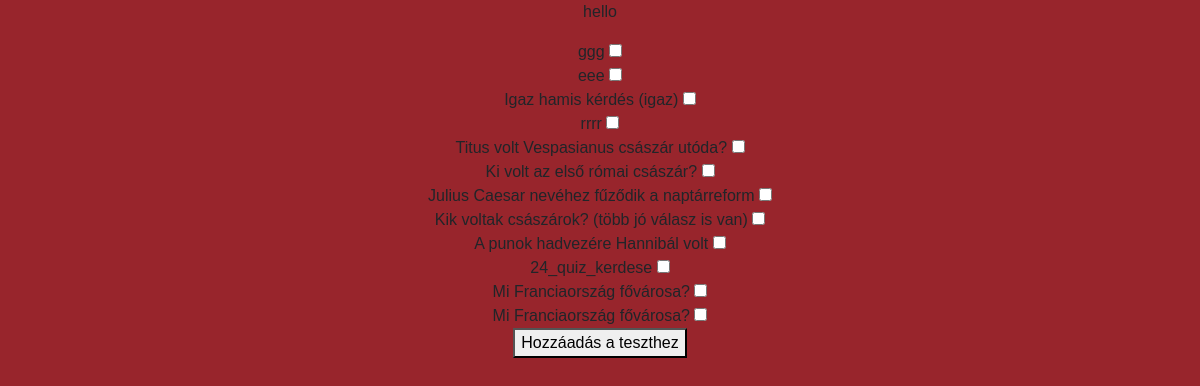
The app's page /test/16/select-questions/ with its own data.
### roman_map/models.py (models this page shows, shortened)
class Question(models.Model):
    id = models.BigAutoField(primary_key=True)
    QUESTION_TYPES = [
        ('mc', 'Több válasz'),
        ('tf', 'Igaz/Hamis')
    ]
    def validate_positiv_number(value):
        if value < 0:
            raise ValidationError(
                ('%(value)s kisebb min 0.'),
                params={'value': value},
            )
    quiz = models.ForeignKey(Quiz, on_delete=models.SET_NULL, related_name='questions', null=True, blank=True)
    text = models.CharField(max_length=255, blank=False)
    question_type = models.CharField(max_length=2, choices=QUESTION_TYPES)
    points = models.PositiveIntegerField(default=0, validators=[validate_positiv_number])

### roman_map/views.py (the view, shortened to what this page needs)
# urls.py: path('test/<int:quiz_id>/select-questions/', view=views.kerdes_kivalasztasa, name="kerdes_kivalasztasa"),
def kerdes_kivalasztasa(request, quiz_id):
    try:
        questions = Question.objects.filter(~Q(quiz = quiz_id))
        return render(request, 'quiz/select_questions.html', {"questions":questions})
    except Question.DoesNotExist as e:
        db_logger.error("Hiba: A kérdés nem található"+str(e))
        messages.error(request, "Hiba: A kérdés nem található!")
        return redirect("teszt_reszletei", quiz_id=quiz.id)
    except Quiz.DoesNotExist as e:
        db_logger.error("Hiba: a teszt nem található"+str(e))
        messages.error(request, "Hiba. A teszt nem található!")
        return redirect("teszt_reszletei", quiz_id=quiz.id)
    except Exception as e:
        db_logger.error("Hiba: "+str(e))
        messages.error(request, "Hiba a kérdések hozzáadása során!")
        return redirect("teszt_reszletei", quiz_id=quiz.id)

### roman_map/templates/quiz/select_questions.html (shortened to what this page needs)
{% extends "quiz/test.html" %}
{% block content %}
<p>hello</p>
<form action="" method="post">
    {% for question in questions %}
            <label for="{{question.id}}">{{question.text}}</label>
            <input type="checkbox" id="{{question.id}}" name="questions" value="{{question.id}}"><br>
    {% endfor %}
    <button type="submit">Hozzáadás a teszthez</button>
</form>
{% endblock content %}

### roman_map/static/styles/tests.css (style rules this page uses)
.tests-background { font-family: Arial, sans-serif; text-align: center; background-color: #98252c; }

### records on screen
Question: text "ggg"
Question: text "eee"
Question: text "Igaz hamis kérdés (igaz)"
Question: text "rrrr"
Question: text "Titus volt Vespasianus császár utóda?"
Question: text "Ki volt az első római császár?"
Question: text "Julius Caesar nevéhez fűződik a naptárreform"
Question: text "Kik voltak császárok? (több jó válasz is van)"
Question: text "A punok hadvezére Hannibál volt"
Question: text "24_quiz_kerdese"
Question: text "Mi Franciaország fővárosa?"
Question: text "Mi Franciaország fővárosa?"
